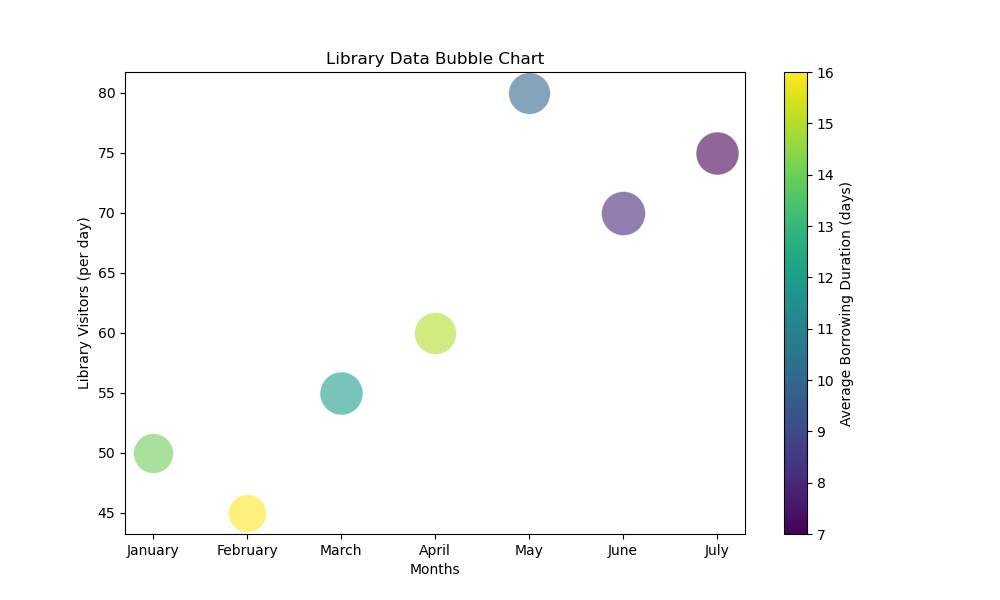

Write the Python code that produced this figure.

import matplotlib.pyplot as plt
import matplotlib.colors as mcolors
import numpy as np

# Provided table data
data = [
    {'Month': 'January', "Children's Books (units)": 150, 'Adult Fiction (units)': 120, 'Adult Non-Fiction (units)': 90, 'Average Borrowing Duration (days)': 14, 'Library Visitors (per day)': 50},
    {'Month': 'February', "Children's Books (units)": 120, 'Adult Fiction (units)': 110, 'Adult Non-Fiction (units)': 95, 'Average Borrowing Duration (days)': 16, 'Library Visitors (per day)': 45},
    {'Month': 'March', "Children's Books (units)": 180, 'Adult Fiction (units)': 140, 'Adult Non-Fiction (units)': 100, 'Average Borrowing Duration (days)': 12, 'Library Visitors (per day)': 55},
    {'Month': 'April', "Children's Books (units)": 160, 'Adult Fiction (units)': 130, 'Adult Non-Fiction (units)': 110, 'Average Borrowing Duration (days)': 15, 'Library Visitors (per day)': 60},
    {'Month': 'May', "Children's Books (units)": 175, 'Adult Fiction (units)': 125, 'Adult Non-Fiction (units)': 95, 'Average Borrowing Duration (days)': 10, 'Library Visitors (per day)': 80},
    {'Month': 'June', "Children's Books (units)": 200, 'Adult Fiction (units)': 150, 'Adult Non-Fiction (units)': 90, 'Average Borrowing Duration (days)': 8, 'Library Visitors (per day)': 70},
    {'Month': 'July', "Children's Books (units)": 190, 'Adult Fiction (units)': 145, 'Adult Non-Fiction (units)': 85, 'Average Borrowing Duration (days)': 7, 'Library Visitors (per day)': 75}
]

# Prepare lists for each variable
months = [d['Month'] for d in data]
children_books = [d["Children's Books (units)"] for d in data]
adult_fiction = [d['Adult Fiction (units)'] for d in data]
adult_non_fiction = [d['Adult Non-Fiction (units)'] for d in data]
borrowing_duration = [d['Average Borrowing Duration (days)'] for d in data]
visitors = [d['Library Visitors (per day)'] for d in data]

# Calculate bubble sizes. The formula for size can be adjusted as needed
# In this case, assume size is proportional to total units borrowed, with a scaling factor for better visibility
total_units_borrowed = np.add(np.add(children_books, adult_fiction), adult_non_fiction)
bubble_sizes = (total_units_borrowed / np.max(total_units_borrowed)) * 1000  # Scale for better visibility

# Create a color map based on 'Average Borrowing Duration (days)'
norm = mcolors.Normalize(vmin=min(borrowing_duration), vmax=max(borrowing_duration))
colormap = plt.cm.viridis  # We can also choose another colormap like plt.cm.plasma, plt.cm.inferno, etc.

# Create the bubble chart
plt.figure(figsize=(10, 6))  # Adjust the figure size as needed
for i in range(len(months)):
    plt.scatter(months[i], visitors[i], s=bubble_sizes[i], c=[borrowing_duration[i]],
                cmap=colormap, alpha=0.6, edgecolors='w', linewidth=0.5, norm=norm)

# Create a colorbar
plt.colorbar(mappable=plt.cm.ScalarMappable(norm=norm, cmap=colormap),
             orientation='vertical', label='Average Borrowing Duration (days)')

# Set the chart title and axes labels
plt.title('Library Data Bubble Chart')
plt.xlabel('Months')
plt.ylabel('Library Visitors (per day)')

# Show the bubble chart
plt.show()
